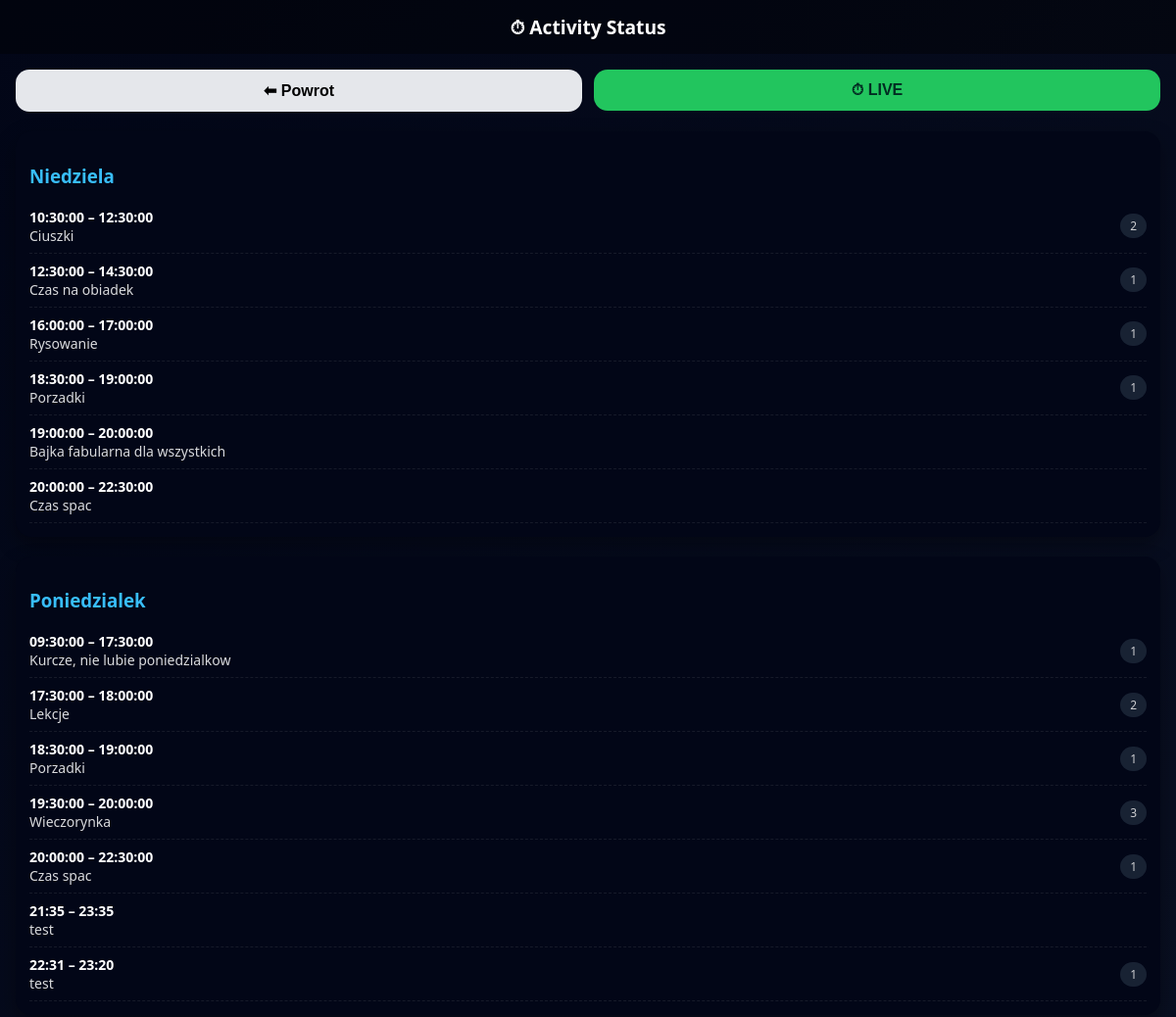
The page /week (upper part) on the database as committed earlier.
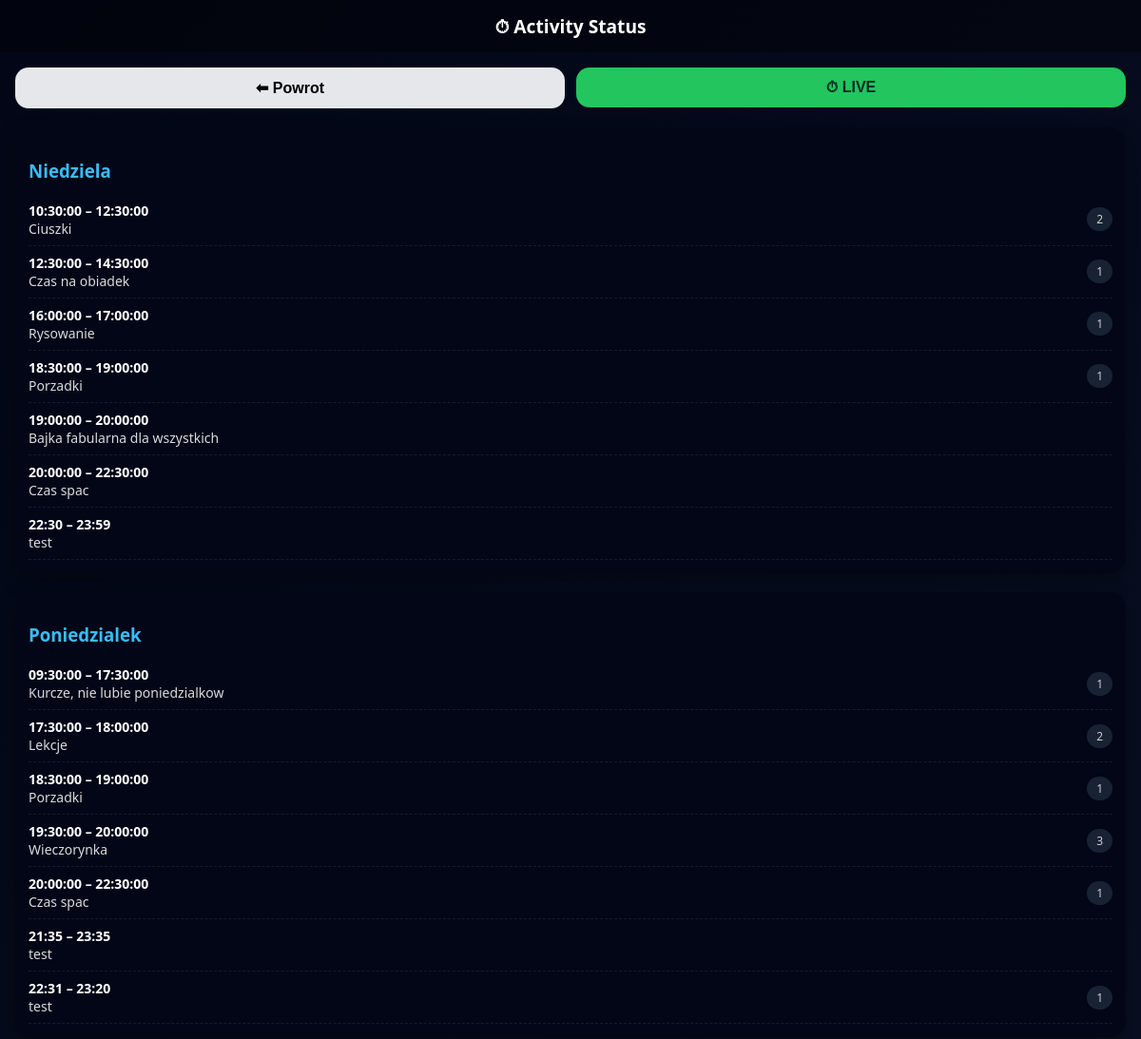
The same page on the database as committed later.
### tables this page shows
CREATE TABLE ActiviesDays (
            Id INTEGER PRIMARY KEY,
            CreatedAt TEXT NOT NULL DEFAULT CURRENT_TIMESTAMP,
            StartTime INTEGER NOT NULL,
            EndTime INTEGER NOT NULL,
            Description TEXT,
            DayOfWeek INTEGER NOT NULL,

            ModelPersonFamilyId INTEGER,
            ModelPictureActivityId INTEGER,

            FOREIGN KEY (ModelPersonFamilyId)
                REFERENCES PersonFamilies(Id)
                ON DELETE SET NULL,

            FOREIGN KEY (ModelPictureActivityId)
                REFERENCES PictureActivities(Id)
                ON DELETE SET NULL
        );

CREATE TABLE PersonFamilies (
            Id INTEGER PRIMARY KEY,
            PersonName INTEGER NOT NULL,
            PersonPicture TEXT
        );

### routes_activities_activity.py (the view)
    @app.get("/week", response_class=HTMLResponse)
    def week_page(request: Request):
        db = get_db()
        cursor = db.cursor()
        rows = cursor.execute("""
            SELECT
                ad.DayOfWeek,
                ad.StartTime,
                ad.EndTime,
                ad.Description,
                pf.PersonName
            FROM ActiviesDays ad
            LEFT JOIN PersonFamilies pf
                ON ad.ModelPersonFamilyId = pf.Id
            ORDER BY ad.DayOfWeek, ad.StartTime
        """).fetchall()
        db.close()
        week = {}
        for r in rows:
            week.setdefault(r["DayOfWeek"], []).append(r)
        return templates.TemplateResponse(
            "week.html",
            {
                "request": request,
                "week": week,
                "day_names": DAY_NAMES,   # 👈 KLUCZOWE
            }
        )

### templates/week.html (shortened to what this page needs)
{% extends "base.html" %}
{% block content %}
<div style="display:flex; gap:12px; margin-bottom:20px;">
    <a href="/activity" style="flex:1">
        <button class="btn gray">⬅ Powrot</button>
    </a>
    <a href="/status" style="flex:1">
        <button class="btn green">⏱ LIVE</button>
    </a>
</div>
{% for day, items in week.items() %}
<div style="
    margin-bottom:20px;
    background:#020617;
    border-radius:16px;
    padding:14px;
    box-shadow:0 8px 20px rgba(0,0,0,0.35);
">
    <h3 style="margin-bottom:12px; color:#38bdf8;">
        {{ day_names.get(day, "Nieznany dzień") }}
    </h3>
    {% for i in items %}
    <div style="
        display:flex;
        justify-content:space-between;
        align-items:center;
        padding:8px 0;
        border-bottom:1px dashed rgba(255,255,255,0.08);
        font-size:14px;
    ">
        <div>
            <strong>{{ i.StartTime }} – {{ i.EndTime }}</strong><br>
            <span style="opacity:.85;">{{ i.Description }}</span>
        </div>
        {% if i.PersonName %}
        <span style="
            background:#1e293b;
            padding:4px 10px;
            border-radius:999px;
            font-size:12px;
            opacity:.8;
        ">
            {{ i.PersonName }}
        </span>
        {% endif %}
    </div>
    {% endfor %}
</div>
{% endfor %}
{% endblock %}

### templates/base.html (shortened to what this page needs)
<!DOCTYPE html>
<html lang="pl">
<head>
</head>
<body>
<header>
    ⏱ Activity Status
</header>
<main>
    {% block content %}{% endblock %}
</main>
</body>
</html>

### templates/base.html (style rules this page uses)
body { margin: 0; font-family: system-ui, Arial, sans-serif; background: linear-gradient(135deg, #020617, #0f172a); color: #fff; min-height: 100vh; display: flex; flex-direction: column; }
header { padding: 14px; text-align: center; font-weight: bold; font-size: 1.2em; background: rgba(0,0,0,0.4); }
main { flex: 1; padding: 16px; }
.btn { flex: 1; padding: 14px; border-radius: 14px; border: none; font-size: 1em; font-weight: bold; cursor: pointer; }
a { text-decoration: none; }
.btn { width:100%; padding:12px; border-radius:14px; border:none; font-weight:bold; cursor:pointer; }
.btn.gray { background:#e5e7eb; }
.btn.green { background:#22c55e; color:#022c22; }

Rows that differ between the two databases and show on the page:
added ActiviesDays: StartTime "22:30", EndTime "23:59", Description "test", shown under "Niedziela"
